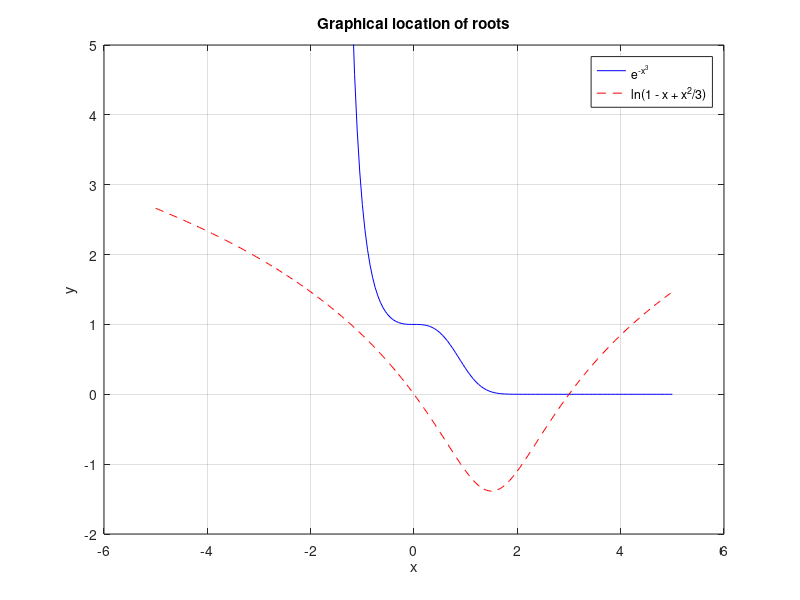

Write MATLAB code to recreate this figure.
% Visual inspection of the equation roots
x = -5:0.05:5;

% Left side: exponential decay
lhs = exp(-x.^3);

% Right side: logarithmic
rhs = log(1 - x + x.^2/3);

% Plot both
plot(x, lhs, 'b-', x, rhs, 'r--');
legend('e^{-x^3}', 'ln(1 - x + x^2/3)');
grid on;
ylim([-2, 5]);
title('Graphical location of roots');
xlabel('x');
ylabel('y');
